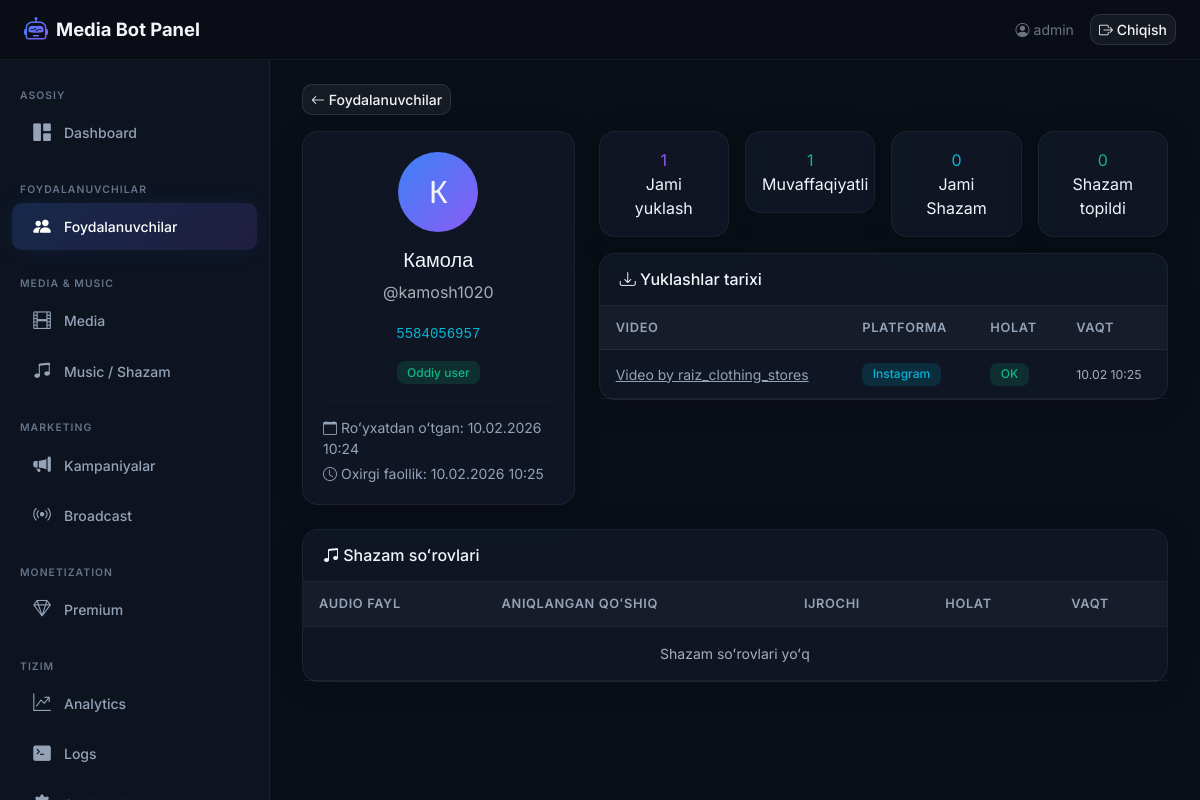
Screenshot of /boshqaruv/foydalanuvchilar/3/ (signed in) with the database file from the repository.
### core/models.py (models this page shows, shortened)
class TelegramUser(models.Model):
    telegram_id = models.BigIntegerField(unique=True, verbose_name='Telegram ID')
    username = models.CharField(max_length=255, blank=True, null=True, verbose_name='Username')
    first_name = models.CharField(max_length=255, verbose_name='Ism')
    last_name = models.CharField(max_length=255, blank=True, null=True, verbose_name='Familiya')
    created_at = models.DateTimeField(auto_now_add=True, verbose_name='Ro\'yxatdan o\'tgan vaqt')
    last_active = models.DateTimeField(auto_now=True, verbose_name='Oxirgi faollik')
    download_count = models.PositiveIntegerField(default=0, verbose_name='Yuklashlar soni')
    is_premium = models.BooleanField(default=False, verbose_name='Premium')
    is_banned = models.BooleanField(default=False, verbose_name='Bloklangan')
    class Meta:
        verbose_name = 'Foydalanuvchi'
        verbose_name_plural = 'Foydalanuvchilar'
        ordering = ['-last_active']
    def __str__(self):
        if self.username:
            return f'@{self.username}'
        return self.first_name

class DownloadHistory(models.Model):
    STATUS_CHOICES = [
        ('pending', 'Kutilmoqda'),
        ('processing', 'Ishlanmoqda'),
        ('completed', 'Yakunlandi'),
        ('failed', 'Xatolik'),
    ]
    PLATFORM_CHOICES = [
        ('youtube', 'YouTube'),
        ('instagram', 'Instagram'),
        ('tiktok', 'TikTok'),
        ('snapchat', 'Snapchat'),
        ('likee', 'Likee'),
        ('other', 'Boshqa'),
    ]
    user = models.ForeignKey(
        TelegramUser,
        on_delete=models.CASCADE,
        related_name='downloads',
        verbose_name='Foydalanuvchi',
    )
    video_url = models.URLField(max_length=500, verbose_name='Video havolasi')
    video_title = models.CharField(max_length=500, verbose_name='Video nomi')
    platform = models.CharField(max_length=20, choices=PLATFORM_CHOICES, default='other', verbose_name='Platforma')
    format_label = models.CharField(max_length=50, verbose_name='Format')
    status = models.CharField(max_length=20, choices=STATUS_CHOICES, default='pending', verbose_name='Holat')
    file_size = models.BigIntegerField(null=True, blank=True, verbose_name='Fayl hajmi (bayt)')
    error_message = models.TextField(blank=True, null=True, verbose_name='Xatolik xabari')
    downloaded_at = models.DateTimeField(auto_now_add=True, verbose_name='Yuklangan vaqt')
    completed_at = models.DateTimeField(null=True, blank=True, verbose_name='Yakunlangan vaqt')
    class Meta:
        verbose_name = 'Yuklash tarixi'
        verbose_name_plural = 'Yuklash tarixi'
        ordering = ['-downloaded_at']

### dashboard/views.py (the view)
# urls.py: path('boshqaruv/foydalanuvchilar/<int:pk>/', views.user_detail_view, name='user_detail'),
@login_required(login_url=LOGIN_URL)
def user_detail_view(request, pk):
    user = get_object_or_404(TelegramUser, pk=pk)
    downloads = DownloadHistory.objects.filter(user=user).order_by('-downloaded_at')[:50]
    shazam_logs = ShazamLog.objects.filter(user=user).order_by('-recognized_at')[:50]
    total_downloads = DownloadHistory.objects.filter(user=user).count()
    successful_downloads = DownloadHistory.objects.filter(user=user, status='completed').count()
    total_shazam = ShazamLog.objects.filter(user=user).count()
    successful_shazam = ShazamLog.objects.filter(user=user, is_successful=True).count()
    context = {
        'profile': user,
        'downloads': downloads,
        'shazam_logs': shazam_logs,
        'total_downloads': total_downloads,
        'successful_downloads': successful_downloads,
        'total_shazam': total_shazam,
        'successful_shazam': successful_shazam,
    }
    return render(request, 'dashboard/user_detail.html', context)

### templates/dashboard/user_detail.html (shortened to what this page needs)
{% extends 'dashboard/base.html' %}
{% block content %}
<nav class="mb-3">
    <a href="{% url 'dashboard:users' %}" class="btn btn-glass btn-sm"><i class="bi bi-arrow-left"></i> Foydalanuvchilar</a>
</nav>
<div class="row g-4 mb-4">
    <div class="col-lg-4">
        <div class="glass-card">
            <div class="card-body text-center">
                <div class="rounded-circle d-inline-flex align-items-center justify-content-center mb-3" style="width:80px;height:80px;background:linear-gradient(135deg,var(--accent-blue),var(--accent-purple));font-size:2rem;">
                    {{ profile.first_name|first }}
                </div>
                <h5>{{ profile.first_name }} {{ profile.last_name|default:"" }}</h5>
                {% if profile.username %}<p class="text-muted">@{{ profile.username }}</p>{% endif %}
                <p class="mb-1"><code style="color:var(--accent-cyan);">{{ profile.telegram_id }}</code></p>
                <div class="d-flex justify-content-center gap-2 mt-3">
                    {% if not profile.is_premium and not profile.is_banned %}<span class="badge badge-glow badge-success">Oddiy user</span>{% endif %}
                </div>
                <hr style="border-color:var(--border-glass);">
                <div class="text-start small" style="color:var(--text-secondary);">
                    <p class="mb-1"><i class="bi bi-calendar"></i> Roʻyxatdan oʻtgan: {{ profile.created_at|date:"d.m.Y H:i" }}</p>
                    <p class="mb-0"><i class="bi bi-clock"></i> Oxirgi faollik: {{ profile.last_active|date:"d.m.Y H:i" }}</p>
                </div>
            </div>
        </div>
    </div>
    <div class="col-lg-8">
        <div class="row g-3">
            <div class="col-md-3 col-6">
                <div class="glass-card p-3 text-center">
                    <div class="stat-value counter-animate" style="color:var(--accent-purple);">{{ total_downloads }}</div>
                    <div class="stat-label">Jami yuklash</div>
                </div>
            </div>
            <div class="col-md-3 col-6">
                <div class="glass-card p-3 text-center">
                    <div class="stat-value counter-animate" style="color:var(--accent-green);">{{ successful_downloads }}</div>
                    <div class="stat-label">Muvaffaqiyatli</div>
                </div>
            </div>
            <div class="col-md-3 col-6">
                <div class="glass-card p-3 text-center">
                    <div class="stat-value counter-animate" style="color:var(--accent-cyan);">{{ total_shazam }}</div>
                    <div class="stat-label">Jami Shazam</div>
                </div>
            </div>
            <div class="col-md-3 col-6">
                <div class="glass-card p-3 text-center">
                    <div class="stat-value counter-animate" style="color:var(--accent-green);">{{ successful_shazam }}</div>
                    <div class="stat-label">Shazam topildi</div>
                </div>
            </div>
        </div>
        <div class="glass-card mt-3">
            <div class="card-header">
                <h6 class="mb-0"><i class="bi bi-download"></i> Yuklashlar tarixi</h6>
            </div>
            <div class="card-body p-0">
                <div class="table-responsive" style="max-height:300px;overflow-y:auto;">
                    <table class="table table-dark-custom mb-0">
                        <thead>
                            <tr>
                                <th>Video</th>
                                <th>Platforma</th>
                                <th>Holat</th>
                                <th>Vaqt</th>
                            </tr>
                        </thead>
                        <tbody>
                            {% for d in downloads %}
                            <tr>
                                <td class="link-cell"><a href="{{ d.video_url }}" target="_blank" style="color:var(--text-secondary);">{{ d.video_title|truncatewords:5 }}</a></td>
                                <td><span class="badge badge-glow badge-info">{{ d.get_platform_display }}</span></td>
                                <td>
                                    {% if d.status == 'completed' %}<span class="badge badge-glow badge-success">OK</span>
                                    {% elif d.status == 'failed' %}<span class="badge badge-glow badge-danger">Xato</span>
                                    {% else %}<span class="badge badge-glow badge-warning">{{ d.get_status_display }}</span>{% endif %}
                                </td>
                                <td><small class="text-muted">{{ d.downloaded_at|date:"d.m H:i" }}</small></td>
                            </tr>
                            {% empty %}
                            <tr><td colspan="4" class="text-center text-muted py-3">Yuklashlar yoʻq</td></tr>
                            {% endfor %}
                        </tbody>
                    </table>
                </div>
            </div>
        </div>
    </div>
</div>
<div class="glass-card">
    <div class="card-header">
        <h6 class="mb-0"><i class="bi bi-music-note-beamed"></i> Shazam soʻrovlari</h6>
    </div>
    <div class="card-body p-0">
        <div class="table-responsive">
            <table class="table table-dark-custom mb-0">
                <thead>
                    <tr>
                        <th>Audio fayl</th>
                        <th>Aniqlangan qoʻshiq</th>
                        <th>Ijrochi</th>
                        <th>Holat</th>
                        <th>Vaqt</th>
                    </tr>
                </thead>
                <tbody>
                    {% for s in shazam_logs %}
                    <tr>
                        <td><small class="text-muted">{{ s.audio_file_name|truncatewords:3 }}</small></td>
                        <td>{% if s.recognized_title %}<strong>{{ s.recognized_title }}</strong>{% else %}<span class="text-muted">—</span>{% endif %}</td>
                        <td>{{ s.recognized_artist|default:"—" }}</td>
                        <td>
                            {% if s.is_successful %}<span class="badge badge-glow badge-success">Topildi</span>
                            {% else %}<span class="badge badge-glow badge-danger">Topilmadi</span>{% endif %}
                        </td>
                        <td><small class="text-muted">{{ s.recognized_at|date:"d.m H:i" }}</small></td>
                    </tr>
                    {% empty %}
                    <tr><td colspan="5" class="text-center text-muted py-3">Shazam soʻrovlari yoʻq</td></tr>
                    {% endfor %}
                </tbody>
            </table>
        </div>
    </div>
</div>
{% endblock %}

### templates/dashboard/base.html (shortened to what this page needs)
{% load static %}
<!DOCTYPE html>
<html lang="uz" data-bs-theme="dark">
<head>
    <link href="https://cdn.jsdelivr.net/npm/bootstrap@5.3.2/dist/css/bootstrap.min.css" rel="stylesheet">
    <link href="https://cdn.jsdelivr.net/npm/bootstrap-icons@1.11.1/font/bootstrap-icons.css" rel="stylesheet">
</head>
<body>
    <div class="top-navbar">
        <a class="brand" href="{% url 'dashboard:home' %}">
            <i class="bi bi-robot"></i> Media Bot Panel
        </a>
        <div class="ms-auto d-flex align-items-center gap-3">
            <span class="text-secondary small">
                <i class="bi bi-person-circle"></i> {{ request.user.username }}
            </span>
            <a href="{% url 'dashboard:logout' %}" class="btn btn-glass btn-sm">
                <i class="bi bi-box-arrow-right"></i> Chiqish
            </a>
        </div>
    </div>
    <aside class="sidebar">
        <nav class="nav flex-column">
            <div class="nav-section">Asosiy</div>
            <a class="nav-link {% if request.resolver_match.url_name == 'home' %}active{% endif %}" href="{% url 'dashboard:home' %}">
                <i class="bi bi-grid-1x2-fill"></i> Dashboard
            </a>
            <div class="nav-section mt-3">Foydalanuvchilar</div>
            <a class="nav-link {% if request.resolver_match.url_name == 'users' or request.resolver_match.url_name == 'user_detail' %}active{% endif %}" href="{% url 'dashboard:users' %}">
                <i class="bi bi-people-fill"></i> Foydalanuvchilar
            </a>
            <div class="nav-section mt-3">Media & Music</div>
            <a class="nav-link {% if request.resolver_match.url_name == 'media' %}active{% endif %}" href="{% url 'dashboard:media' %}">
                <i class="bi bi-film"></i> Media
            </a>
            <a class="nav-link {% if request.resolver_match.url_name == 'music' %}active{% endif %}" href="{% url 'dashboard:music' %}">
                <i class="bi bi-music-note-beamed"></i> Music / Shazam
            </a>
            <div class="nav-section mt-3">Marketing</div>
            <a class="nav-link {% if request.resolver_match.url_name == 'ads' %}active{% endif %}" href="{% url 'dashboard:ads' %}">
                <i class="bi bi-megaphone-fill"></i> Kampaniyalar
            </a>
            <a class="nav-link {% if request.resolver_match.url_name == 'broadcast' %}active{% endif %}" href="{% url 'dashboard:broadcast' %}">
                <i class="bi bi-broadcast"></i> Broadcast
            </a>
            <div class="nav-section mt-3">Monetization</div>
            <a class="nav-link {% if request.resolver_match.url_name == 'premium' %}active{% endif %}" href="{% url 'dashboard:premium' %}">
                <i class="bi bi-gem"></i> Premium
            </a>
            <div class="nav-section mt-3">Tizim</div>
            <a class="nav-link {% if request.resolver_match.url_name == 'analytics' %}active{% endif %}" href="{% url 'dashboard:analytics' %}">
                <i class="bi bi-graph-up-arrow"></i> Analytics
            </a>
            <a class="nav-link {% if request.resolver_match.url_name == 'logs' %}active{% endif %}" href="{% url 'dashboard:logs' %}">
                <i class="bi bi-terminal-fill"></i> Logs
            </a>
            <a class="nav-link {% if request.resolver_match.url_name == 'settings' %}active{% endif %}" href="{% url 'dashboard:settings' %}">
                <i class="bi bi-gear-fill"></i> Sozlamalar
            </a>
        </nav>
    </aside>
    <main class="main-content">
        {% block content %}{% endblock %}
    </main>
</body>
</html>

### rows the page displays
TelegramUser: first_name|first "К", first_name "Камола", username "kamosh1020", telegram_id "5584056957", created_at "10.02.2026 10:24", last_active "10.02.2026 10:25"
DownloadHistory: video_title "Video by raiz_clothing_stores", platform "Instagram", status "OK", downloaded_at "10.02 10:25"

### other values shown
{{ request.user.username }} "admin"
{{ total_downloads }} "1"
{{ successful_downloads }} "1"
{{ total_shazam }} "0"
{{ successful_shazam }} "0"
